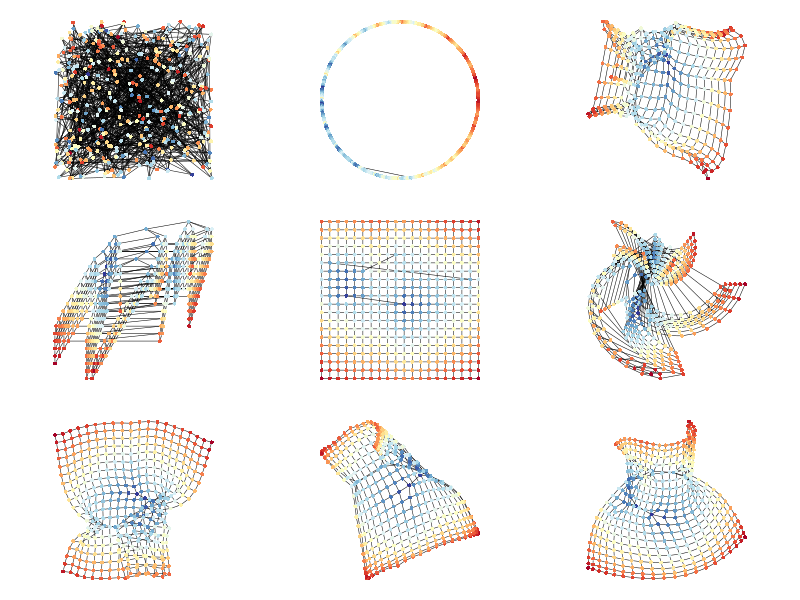

The R script that drew this image:
## ---- chunk 1
library(igraph)
library(dplyr)
library(RColorBrewer)
library(ggplot2)
## ---- chunk 2
plot_graph <- function(G, main = "", layout = layout.grid(G), 
                       vertex.color = "black") {
  plot(G, main = main,
       layout = layout, 
       vertex.label = NA, vertex.color = vertex.color, vertex.size = 5, 
       vertex.shape = "circle", vertex.frame.width = 0, 
       edge.color = "black", edge.width = 0.5)
}
## ---- chunk 3
the_graph <- make_lattice(length = 20, dim = 2, nei = 1)
the_graph <- rewire(the_graph, each_edge(1/400))
vertex_attr(the_graph, 'centrality') <- centralization.closeness(the_graph)$res

# make a bespoke colour for each vertex based on centrality
base_pal <- brewer.pal(11, 'RdYlBu')
pal = colorRampPalette(base_pal)
graphCol = pal(500)[as.numeric(cut(V(the_graph)$centrality, breaks = 500))]

par(mar = rep(1, 4))
layout(matrix(1:9, 3, 3, byrow = TRUE))

plot_graph(the_graph, layout = layout_randomly(the_graph), vertex.color = graphCol)
plot_graph(the_graph, layout = layout.circle(the_graph), vertex.color = graphCol)
plot_graph(the_graph, layout = layout_with_mds(the_graph), vertex.color = graphCol)
plot_graph(the_graph, layout = layout_as_tree(the_graph), vertex.color = graphCol)
plot_graph(the_graph, vertex.color = graphCol)
plot_graph(the_graph, layout = layout_as_tree(the_graph, circular = TRUE), vertex.color = graphCol)
plot_graph(the_graph, layout = layout.kamada.kawai(the_graph), vertex.color = graphCol)
plot_graph(the_graph, layout = layout.drl(the_graph), vertex.color = graphCol)
plot_graph(the_graph, layout = layout.fruchterman.reingold(the_graph), vertex.color = graphCol)
## ---- chunk 4
#| code-fold: true
# License (MIT)
#
# Copyright (c) 2023 David O'Sullivan
#
# Permission is hereby granted, free of charge, to any person
# obtaining a copy of this software and associated documentation
# files (the "Software"), to deal in the Software without restriction,
# including without limitation the rights to use, copy, modify, merge,
# publish, distribute, sublicense, and/or sell copies of the Software,
# and to  permit persons to whom the Software is furnished to do so,
# subject to the following conditions:
#
# The above copyright notice and this permission notice shall be included
# in all copies or substantial portions of the Software.
#
# THE SOFTWARE IS PROVIDED "AS IS", WITHOUT WARRANTY OF ANY KIND, EXPRESS
# OR IMPLIED, INCLUDING BUT NOT LIMITED TO THE WARRANTIES OF MERCHANTABILITY,
# FITNESS FOR A PARTICULAR PURPOSE AND NONINFRINGEMENT. IN NO EVENT SHALL
# THE AUTHORS OR COPYRIGHT HOLDERS BE LIABLE FOR ANY CLAIM, DAMAGES OR OTHER
# LIABILITY, WHETHER IN AN ACTION OF CONTRACT, TORT OR OTHERWISE, ARISING
# FROM, OUT OF OR IN CONNECTION WITH THE SOFTWARE OR THE USE OR OTHER
# DEALINGS IN THE SOFTWARE.
